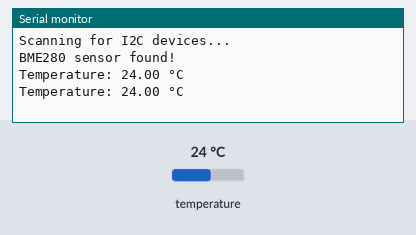
Simulated run of this program. Board: Arduino Uno, built with avr-gcc and run on an emulated ATmega328P. On the bench: the last lines printed to the serial monitor. Wiring (inferred from the names in the program): BME280 sensor at I2C address 0x77. The inputs (shaded band) are chosen by the test bench; at power-on: temperature 24 °C.

Above: at 2.8 s.
2.9 s: temperature set to 12 °C
At 4.8 s:
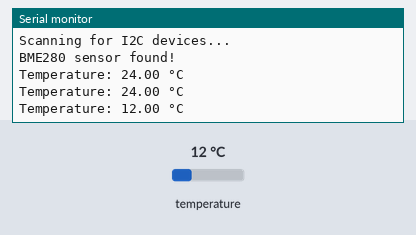
5.6 s: temperature set to 19 °C
At 6.4 s:
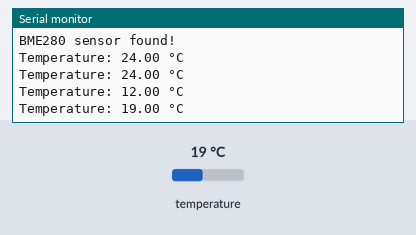
Timing chart, 0 to 8.6 s (numbered marks = the images above; inputs shaded):
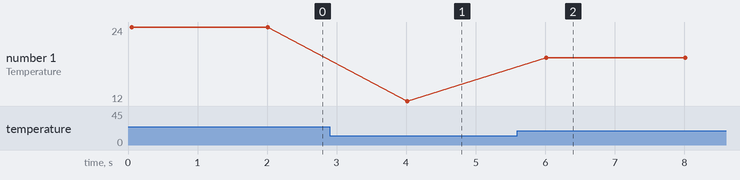

The program:

main.cpp
```cpp
#include <Arduino.h>
#include <Wire.h>

// BME280 default I2C address
#define BME280_ADDRESS 0x77

// Registers for BME280 sensor (Calibration)
#define BME280_DIG_T1_LSB_REG			0x88
#define BME280_DIG_T1_MSB_REG			0x89
#define BME280_DIG_T2_LSB_REG			0x8A
#define BME280_DIG_T2_MSB_REG			0x8B
#define BME280_DIG_T3_LSB_REG			0x8C
#define BME280_DIG_T3_MSB_REG			0x8D

//Reading all compensation data, range 0x88:A1, 0xE1:E7
uint16_t dig_T1;
int16_t dig_T2;
int16_t	dig_T3;

// Function prototypes
void writeRegister(uint8_t reg, uint8_t value);
uint8_t readRegister(uint8_t reg);
void readRegisters(uint8_t reg, uint8_t *buffer, uint8_t length);

void setup() {
  Serial.begin(9600);
  Wire.begin();

  // **Start Condition and Addressing**
  Serial.println("Scanning for I2C devices...");
  Wire.beginTransmission(BME280_ADDRESS); // Start condition + addressing (write)
  uint8_t error = Wire.endTransmission(); // Acknowledgment and stop condition

  if (error == 0) {
    Serial.println("BME280 sensor found!");
  } else {
    Serial.println("BME280 sensor not found.");
    while (1); // Halt execution
  }

  // **Data Transfer**: Write configuration to the sensor
  writeRegister(0xF2, 0x01); // Humidity oversampling x1
  writeRegister(0xF4, 0x27); // Temperature and pressure oversampling x1, normal mode

  //Reading all compensation data, range 0x88:A1, 0xE1:E7
	dig_T1 = ((uint16_t)((readRegister(BME280_DIG_T1_MSB_REG) << 8) + readRegister(BME280_DIG_T1_LSB_REG)));
	dig_T2 = ((int16_t)((readRegister(BME280_DIG_T2_MSB_REG) << 8) + readRegister(BME280_DIG_T2_LSB_REG)));
	dig_T3 = ((int16_t)((readRegister(BME280_DIG_T3_MSB_REG) << 8) + readRegister(BME280_DIG_T3_LSB_REG)));
}

void loop() {
  // Data Transfer: Read temperature data
  uint8_t data[3]; // Temperature data is 3 bytes long
  readRegisters(0xFA, data, 3); // Read temperature registers

  // Convert the raw data to temperature
  // From SparkFun_BME280_Arduino_Library
  int32_t adc_T = ((uint32_t)data[0] << 12) | ((uint32_t)data[1] << 4) | (data[2] >> 4);
	//By datasheet, calibrate
	int64_t var1, var2;

	var1 = ((((adc_T>>3) - ((int32_t)dig_T1<<1))) * ((int32_t)dig_T2)) >> 11;
	var2 = (((((adc_T>>4) - ((int32_t)dig_T1)) * ((adc_T>>4) - ((int32_t)dig_T1))) >> 12) *
	((int32_t)dig_T3)) >> 14;
	int64_t t_fine = var1 + var2;
	float output = (t_fine * 5 + 128) >> 8;

	output = output / 100;

  float temperature = output;
  Serial.print("Temperature: ");
  Serial.print(temperature);
  Serial.println(" °C");

  delay(2000); // Wait for 2 seconds before next reading
}

void writeRegister(uint8_t reg, uint8_t value) {
  // **Start Condition and Addressing**
  Wire.beginTransmission(BME280_ADDRESS); // Start condition + addressing (write)
  Wire.write(reg);                        // **Data Transfer**: Register address
  Wire.write(value);                      // **Data Transfer**: Register value
  Wire.endTransmission();                 // **Acknowledgment and Stop Condition**
}

uint8_t readRegister(uint8_t reg) {
  uint8_t value;
  // **Start Condition and Addressing** (write mode)
  Wire.beginTransmission(BME280_ADDRESS);
  Wire.write(reg); // **Data Transfer**: Register address
  Wire.endTransmission(false); // **Repeated Start Condition**

  // **Start Condition and Addressing** (read mode)
  Wire.requestFrom(BME280_ADDRESS, (uint8_t)1); // **Data Transfer**: Read data
  value = Wire.read();
  return value; // **Acknowledgment and Stop Condition** handled by Wire library
}

void readRegisters(uint8_t reg, uint8_t *buffer, uint8_t length) {
  // **Start Condition and Addressing** (write mode)
  Wire.beginTransmission(BME280_ADDRESS); // Start condition + Device Address
  Wire.write(reg); //  Register address
  uint8_t error = Wire.endTransmission(false); // Stop condition + ACK from slave

  // Check if slave did not acknowledge
  if (error != 0) {
    Serial.print("Error reading from register: ");
    Serial.println(reg);
    return;
  }

  Wire.requestFrom(BME280_ADDRESS, length); // Read Device address + Data
  for (uint8_t i = 0; i < length; i++) {
    buffer[i] = Wire.read();
  }
  // Acknowledgment and Stop Condition handled by Wire library
}
```

Measured:
- after the input at 2.9 s, the serial monitor: prints a new line after 1.1 s (image 1)
- after the input at 5.6 s, the serial monitor: prints a new line after 0.41 s (image 2)
- plotted number 1: 24 → 12 after the input at 2.9 s, 12 → 19 after the input at 5.6 s
